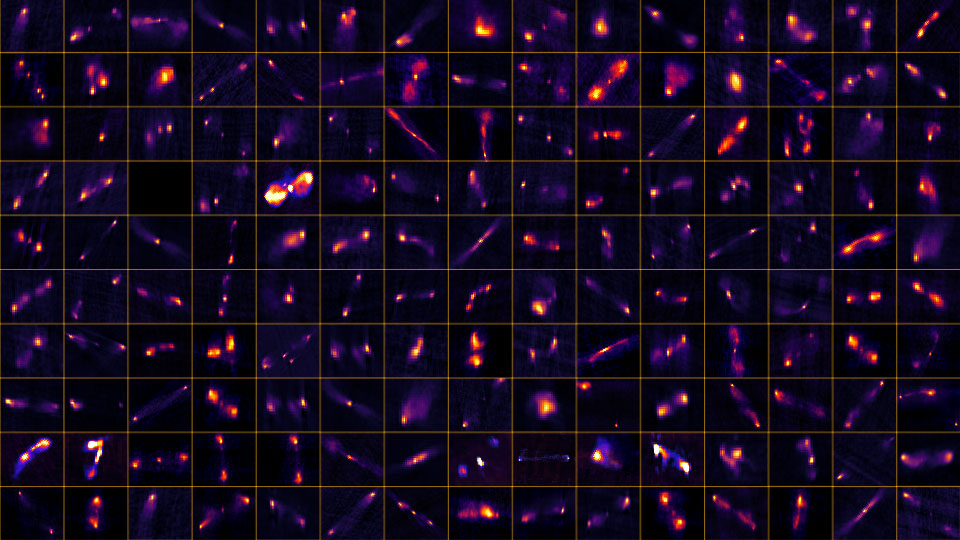
#> input picture nrao-jets/data/radio-jets-samples.jpg, 960 x 540 px
$ python make.py
#> lines starting #> are read from the running program, lines starting #| are printed output that depends on the picture
import logging

import numpy as np
from astropy.io import fits
from astropy.nddata import block_reduce
from astropy.visualization import AsinhStretch
from jolideco.priors.patches.train import sklearn_gmm_to_table
from jolideco.utils.numpy import view_as_overlapping_patches
from matplotlib.image import imread
from scipy.interpolate import interp2d
from scipy.ndimage import gaussian_filter
from scipy.stats import linregress
from skimage.color import rgb2gray
from skimage.feature import blob_dog
from skimage.transform import AffineTransform, resize, rotate, warp
from skimage.util import view_as_blocks
from sklearn.mixture import GaussianMixture

logging.basicConfig(level=logging.INFO)
log = logging.getLogger(__name__)


def get_jet_images(filename="data/radio-jets-samples.jpg", size=(54, 64)):
    """Reading the jets, jets jets image and split into smaller images

    Parameters
    ----------
    filename : str
        Filename

    Returns
    -------
    images : `~numpy.ndarray`
        Images
    """
#> called with filename = 'data/radio-jets-samples.jpg', size = (54, 64)
    image = imread(filename)
#> image is the input picture: shape (540, 960, 3); mean R, G, B 21.8, 9.7, 31.8
    image = rgb2gray(image)
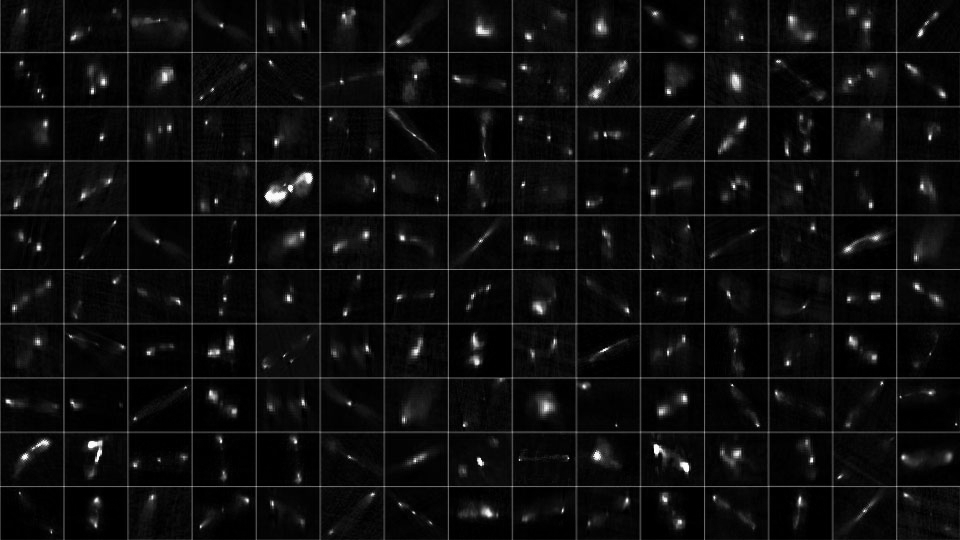
#> image: shape (540, 960) float64; min 0, max 1, mean 0.0544

    blocks = view_as_blocks(image, block_shape=size)
#> (the run stopped early here; a loop or call above may not have finished)
